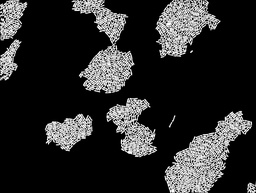
#> input picture Thesis_test_images/test2Ec_frame_47/superSegger/pred.jpg, 256 x 193 px, shrunk from 1360 x 1024 before the run, found by its file name
$ python SuperSegger_accuracy.py
#> lines starting #> are read from the running program, lines starting #| are printed output that depends on the picture; after the words box and inside, x2 and y2 are one past the last pixel; in counts of white or black regions, pixels touching at a corner belong together
### code/features_post_process.py
#!/usr/bin/env python3
# -*- coding: utf-8 -*-
"""
Created on Thu Oct  3 20:37:54 2019

@author: christos
"""

import numpy as np
import matplotlib.pyplot as plt
from matplotlib.pyplot import figure
from skimage.measure import label, regionprops
from scipy import ndimage
from skimage.morphology import skeletonize, thin
from sklearn.cluster import DBSCAN

import cv2

def post_proccess_mask(bac_mask,edge_mask,print_result=False,compute_colonies=False,print_col_results=False):

    bac_mask=np.where((bac_mask)>0.4,1,0)
    edge_mask=np.where((edge_mask)>0.4,1,0)

    # edge_mask = skeletonize(edge_mask)
    # bac_mask=ndimage.median_filter(bac_mask,size=10)
    # edge_mask = thin(edge_mask)
    bac_mask=bac_mask-edge_mask
    bac_mask=np.where(bac_mask<0,0,bac_mask)
    # [4 lines of commented-out code are left out]

    bac_label=label(bac_mask,connectivity=2)

    regions=regionprops(bac_label)

    for region in regions:
        if region.eccentricity < 0.4:
            bac_mask[region.label==bac_label]=0
        if region.area < 30:
            bac_mask[region.label==bac_label]=0

    bac_label=label(bac_mask,connectivity=2)

    bac_tmp_pad=np.pad(bac_label,((1,1),(1,1)),'constant')

    x,y=edge_mask.shape
    #
    #apply knn 3x3
    for i in range(1,x):
        for j in range(1,y):
            if edge_mask[i,j]==1:
                lab_val,lab_c=np.unique(bac_tmp_pad[i-1:i+2,j-1:j+2],return_counts=True)

                if len(lab_val)!=1:
                    bac_label[i,j]=lab_val[np.argmax(lab_c[1:])+1]


    # result=ndimage.median_filter(bac_label,size=3)
    result = bac_label

    if print_result==True:
        # result[result==0]=-1
        masked_array = np.ma.masked_where(result == 0, result)

        figure(num=None, figsize=(20, 10), dpi=90)
        cmap = plt.cm.prism
        cmap.set_bad(color='black')

        plt.imshow(masked_array,cmap=cmap)
        #plt.savefig('sal_15_1_f_078_ad_eq.png', bbox_inches='tight')
        plt.show()

    if compute_colonies==True:
        max_n_cells=result.max()
        center_cell=np.zeros((max_n_cells,2),dtype=float)
        for i in range(max_n_cells):
            xx,yy = np.where(result==i+1)
            center_cell[i] = [np.median(yy),np.median(xx)]

        colonies_l_mask = np.zeros((result.shape[0],result.shape[1]),dtype='int')

        if len(center_cell)<=0:pass
        else:
            clustering = DBSCAN(eps=38, min_samples=1,n_jobs=-1).fit(center_cell)
            core_samples_mask = np.zeros_like(clustering.labels_, dtype=bool)
            core_samples_mask[clustering.core_sample_indices_] = True
            labels=clustering.labels_
            # Number of clusters in labels, ignoring noise if present.
            n_clusters_ = len(set(labels)) - (1 if -1 in labels else 0)
            n_noise_ = list(labels).count(-1)


            for i in range(max_n_cells):
                xx,yy = np.where(result==i+1)
                colonies_l_mask[xx,yy]=labels[i]+1


        if print_col_results==True:
            masked_col_array = np.ma.masked_where(colonies_l_mask == 0, colonies_l_mask)

            plt.figure(num=None)
            cmap = plt.cm.prism
            cmap.set_bad(color='black')

            plt.imshow(masked_col_array,cmap=cmap)
            #plt.savefig('sal_15_1_f_078_ad_eq.png', bbox_inches='tight')
            plt.show()

            # Black removed and is used for noise instead.
            unique_labels = set(labels)
            colors = [plt.cm.Spectral(each)
                      for each in np.linspace(0, 1, len(unique_labels))]
            for k, col in zip(unique_labels, colors):
                if k == -1:
                    # Black used for noise.
                    col = [0, 0, 0, 1]

                class_member_mask = (labels == k)

                xy = center_cell[class_member_mask & core_samples_mask]
                plt.plot(xy[:, 0], xy[:, 1], 'o', markerfacecolor=tuple(col),
                         markeredgecolor='k', markersize=4)

                xy = center_cell[class_member_mask & ~core_samples_mask]
                plt.plot(xy[:, 0], xy[:, 1], 'o', markerfacecolor=tuple(col),
                         markeredgecolor='k', markersize=2)

            plt.title('Estimated number of clusters: %d' % n_clusters_)
            plt.gca().invert_yaxis()
            plt.show()

        return result,colonies_l_mask
    else:

        return result


# def colonies

### code/seg_accuracy.py
#!/usr/bin/env python3
# -*- coding: utf-8 -*-
"""
Created on Wed Nov 20 16:52:48 2019

@author: christos
"""

import numpy as np
import matplotlib.pyplot as plt

#The accuracy of the segmentation is calculated using the intersection over unity to seperate True positives to false positives
# The metric used is cell count accuracy (cca=TP/(N+FP))

save_fig=0


# X_true=np.load('true_set_1.npy')
# pred = np.load('set_1_bad.npy')
#X_true=X_true[15:-15,15:-15]
def seg_accuracy(X_true,pred):
    f, ax = plt.subplots(1, 2,figsize=(16,8),dpi=200)
    cmap = plt.cm.prism
    cmap.set_bad(color='black')
    ax[0].imshow(np.ma.masked_where(X_true==0,X_true),cmap=cmap)
    ax[1].imshow(np.ma.masked_where(pred==0,pred),cmap=cmap)
    ax[0].title.set_text('True labels')
    ax[1].title.set_text('Predicted labels')
    plt.show()

    pred = pred[0:X_true.shape[0],0:X_true.shape[1]]
    if save_fig==1:
        f.savefig('Set_1_true_pred', bbox_inches='tight')

    prec=[]
    recall=[]
    CCA=[]
    Jidx = []

    for thresh_tmp in range(35,95,5):
    #thresh=0.7 #for TP and FP
        thresh=round(thresh_tmp*0.01,2)
        print("computing for IoU thresh:", thresh)
        TP_c=0
        FN_c=0

        if X_true.shape==pred.shape:
            nc=np.max(X_true) # total number of true cells in the image
            npc = np.max(pred) # total number of predicted cells in the image
            IoU_total=0
            for i in range(1,nc):
               #find the according labels in the prediction and count them pixelwise
                pred_l, counts= np.unique(pred[np.where(X_true==i)],return_counts=True)

                target_p_tmp=np.where(X_true==i)
                target_p=list(zip(target_p_tmp[0],target_p_tmp[1]))

                pred_p_tmp=np.where(pred==pred_l[np.argmax(counts)])
                pred_p=list(zip(pred_p_tmp[0],pred_p_tmp[1]))

                #compute intersection over union
                inner_p=len(set(pred_p).intersection(target_p))
                outter_p=len(pred_p)+len(target_p)-inner_p
                IoU=inner_p/outter_p
                # print(i,pred_l[np.argmax(counts)],IoU)
                IoU_total=IoU_total+IoU

                #find TP and FP cells and compute CCA
                if IoU>=thresh:
                    TP_c +=1
                else:
                    FN_c +=1
            FP_c = npc - TP_c

            recall_tmp=np.clip(round(TP_c/(TP_c+FN_c),2),0,1)
            prec_tmp=np.clip(round(TP_c/(TP_c+FP_c),2),0,1)
            CCA_tmp=np.clip(round(TP_c/(nc+FP_c),2),0,1)
            Jaccard_tmp = np.clip(round(TP_c/(TP_c+FN_c+FP_c),2),0,1)
            print(TP_c,FP_c,FN_c)

            # print("Mean IoU:",IoU_total/(nc-1),"\n")
            print("Precision:",prec_tmp)
            print("Recall:",recall_tmp)
            print("Jaccard index:",Jaccard_tmp)
            print("CCA:",CCA_tmp,"\n")

            prec.append(prec_tmp)
            recall.append(recall_tmp)
            Jidx.append(Jaccard_tmp)
            CCA.append(CCA_tmp)


    t = np.linspace(0.3, 0.9, len(prec))
    fig, ax = plt.subplots(figsize=(8,8))
    ax.plot(t,prec,t,recall,t,CCA,t,Jidx)
    ax.set_xlabel('IoU threshold')
    ax.set_ylabel('Percentage')
    ax.grid()
    ax.legend(['Percision','Recall','CCA','Jaccard index'])
    plt.ylim([0,1])
    plt.xlim([0.3,0.9])
    plt.show()

    if save_fig==1:
        fig.savefig('set_1_bad_stats.png', bbox_inches='tight')

    return prec,recall,CCA,Jidx


### code/SuperSegger_accuracy.py
#!/usr/bin/env python3
# -*- coding: utf-8 -*-
"""
Created on Sun Apr  4 20:08:40 2021

@author: christos
"""

import cv2 as cv2
import matplotlib.pyplot as plt
from skimage.measure import label, regionprops
import numpy as np
from scipy import ndimage
#custom scripts
from segment_img import img_crop,img_reconstruct
from features_post_process import post_proccess_mask
from seg_accuracy import seg_accuracy

save_metrics=True

pred = cv2.imread('/home/cp/Documents/Thesis/Thesis_test_images/test2Ec_frame_47/superSegger/pred.jpg',0)
#> pred is the input picture: shape (193, 256); min 0, max 255, mean 42.7
pred = np.where(pred>150,1,0)
#> pred: shape (193, 256) int64; values 0 (black) and 1 (white), 16.6% white in thin lines or dots
plt.figure(figsize=(10,20),dpi=90)
plt.imshow(pred,cmap='gray')
plt.show()


pred_label=label(pred,connectivity=2)
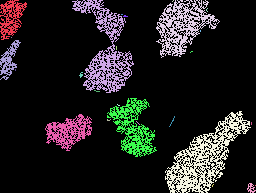
#> pred_label: shape (193, 256) int64; 28 distinct labels, from 0 to 27; one colour per label, 0 black

regions=regionprops(pred_label)
#> regions = 27 regions; largest, box (x1, y1, x2, y2) and area: (165, 111, 251, 193) 2246, (72, 0, 134, 93) 1725, (156, 0, 220, 58) 1434, (107, 98, 157, 157) 1078, (45, 114, 92, 151) 778

for region in regions:
    if region.eccentricity < 0.4:
        pred[region.label==pred_label]=0
    if region.area < 50:
        pred[region.label==pred_label]=0
#> this loop made 27 passes
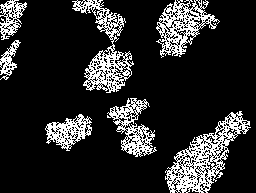
#> pred: shape (193, 256) int64; values 0 (black) and 1 (white), 16.3% white in thin lines or dots

pred_label=label(pred,connectivity=2)
#> pred_label: shape (193, 256) int64; 8 distinct labels, from 0 to 7

result=ndimage.median_filter(pred_label,size=3)
#> result: shape (193, 256) int64; 8 distinct labels, from 0 to 7
# result = bac_label

# if print_result==True:
# result[result==0]=-1
masked_array = np.ma.masked_where(result == 0, result)

plt.figure(num=None, figsize=(20, 10), dpi=90)
cmap = plt.cm.prism
cmap.set_bad(color='black')

plt.imshow(masked_array,cmap=cmap)
#plt.savefig('sal_15_1_f_078_ad_eq.png', bbox_inches='tight')
plt.show()

#Load ground truth

true_fgbg = cv2.imread('/home/cp/Documents/Thesis/Thesis_test_images/test2Ec_frame_47/frame_47_Raw_Mask/test2Ec_f_47_inner.jpg',0)
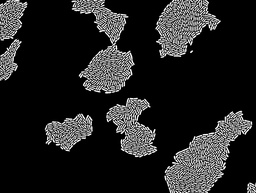
#> input picture Thesis_test_images/test2Ec_frame_47/frame_47_Raw_Mask/test2Ec_f_47_inner.jpg, 256 x 193 px, shrunk from 1360 x 1024 before the run, found by its file name
#> true_fgbg is the input picture: shape (193, 256); min 0, max 255, mean 33.9
true_fgbg = np.where(true_fgbg>150,1,0)
#> true_fgbg: shape (193, 256) int64; values 0 (black) and 1 (white), 9.3% white in thin lines or dots

true_edge = cv2.imread('/home/cp/Documents/Thesis/Thesis_test_images/test2Ec_frame_47/frame_47_Raw_Mask/test2Ec_f_47_edge.jpg',0)
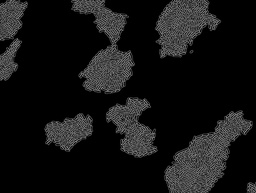
#> input picture Thesis_test_images/test2Ec_frame_47/frame_47_Raw_Mask/test2Ec_f_47_edge.jpg, 256 x 193 px, shrunk from 1360 x 1024 before the run, found by its file name
#> true_edge is the input picture: shape (193, 256); min 0, max 151, mean 20.2
true_edge = np.where(true_edge>150,1,0)
#> true_edge: shape (193, 256) int64; values 0 (black) and 1 (white), 0% white in thin lines or dots, all inside (x1, y1, x2, y2) = (144, 100, 145, 101)

true_res = post_proccess_mask(true_fgbg,true_edge,print_result=True)
#> in post_proccess_mask, `bac_mask=bac_mask-edge_mask`: bac_mask: shape (193, 256) int64; 3 distinct labels, from -1 to 1
#> in post_proccess_mask, `bac_label=label(bac_mask,connectivity=2)`:
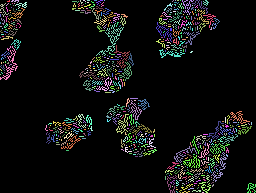
#> bac_label: shape (193, 256) int64; 552 distinct labels, from 0 to 551; one colour per label, 0 black
#> in post_proccess_mask, `regions=regionprops(bac_label)`: regions = 551 regions; largest, box (x1, y1, x2, y2) and area: (96, 23, 124, 56) 131, (0, 46, 18, 80) 109, (211, 152, 227, 182) 80, (116, 114, 129, 134) 69, (174, 146, 197, 163) 69
#> after the loop in post_proccess_mask, `for region in regions:`: bac_mask: shape (193, 256) int64; values 0 (black) and 1 (white), 3.9% white in thin lines or dots
#> in post_proccess_mask, `bac_label=label(bac_mask,connectivity=2)`: bac_label: shape (193, 256) int64; 38 distinct labels, from 0 to 37
#> in post_proccess_mask, `bac_tmp_pad=np.pad(bac_label,((1,1),(1,1)),'constant')`:
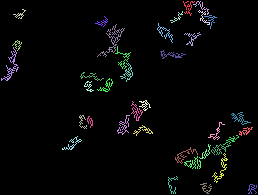
#> bac_tmp_pad: shape (195, 258) int64; 38 distinct labels, from 0 to 37; one colour per label, 0 black
#> after the loop in post_proccess_mask, `for i in range(1,x):`: bac_label: shape (193, 256) int64; 38 distinct labels, from 0 to 37


prec,rec,cca,jidx = seg_accuracy(true_res,result)
#> the loop in seg_accuracy, `for thresh_tmp in range(35,95,5):` made 12 passes
#> (printed output is left out)
#> after the loop in seg_accuracy, `for thresh_tmp in range(35,95,5):`: CCA = [0, 0, 0, 0, 0, 0, 0, 0, 0, 0, 0, 0]
#> in seg_accuracy, `t = np.linspace(0.3, 0.9, len(prec))`: t = [0.3, 0.355, 0.409, 0.464, 0.518, 0.573, 0.627, 0.682, 0.736, 0.791, 0.845, 0.9]
#> in seg_accuracy, `plt.show()`:
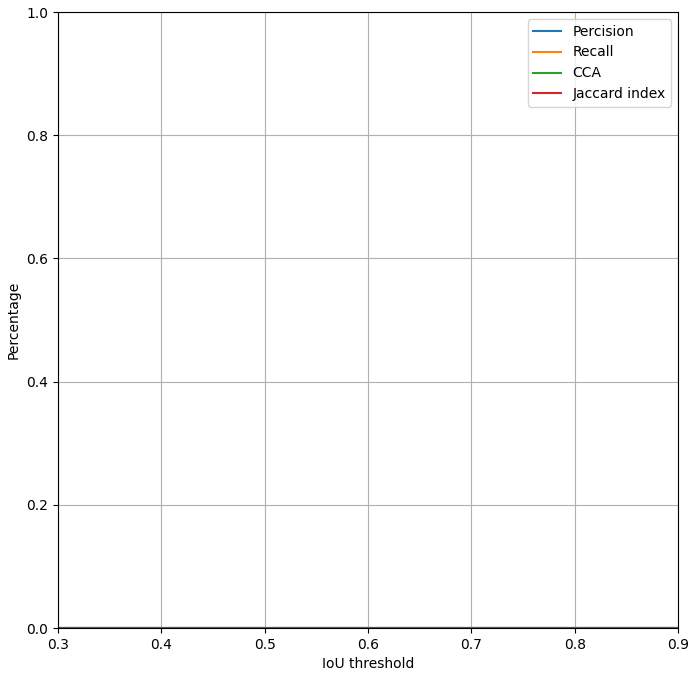
#> figure drawn by matplotlib, 1 panel
#> prec = [0, 0, 0, 0, 0, 0, 0, 0, 0, 0, 0, 0]; rec = [0, 0, 0, 0, 0, 0, 0, 0, 0, 0, 0, 0]; cca = [0, 0, 0, 0, 0, 0, 0, 0, 0, 0, 0, 0]; jidx = [0, 0, 0, 0, 0, 0, 0, 0, 0, 0, 0, 0]

import pickle
if save_metrics == True:

    with open('rec_SuperSegger.txt', 'wb') as fp:
        pickle.dump(rec, fp)

    with open('prec_SuperSegger.txt', 'wb') as fp:
        pickle.dump(prec, fp)

    with open('cca_SuperSegger.txt', 'wb') as fp:
        pickle.dump(cca, fp)

    with open('jidx_SuperSegger.txt', 'wb') as fp:
        pickle.dump(jidx, fp)
